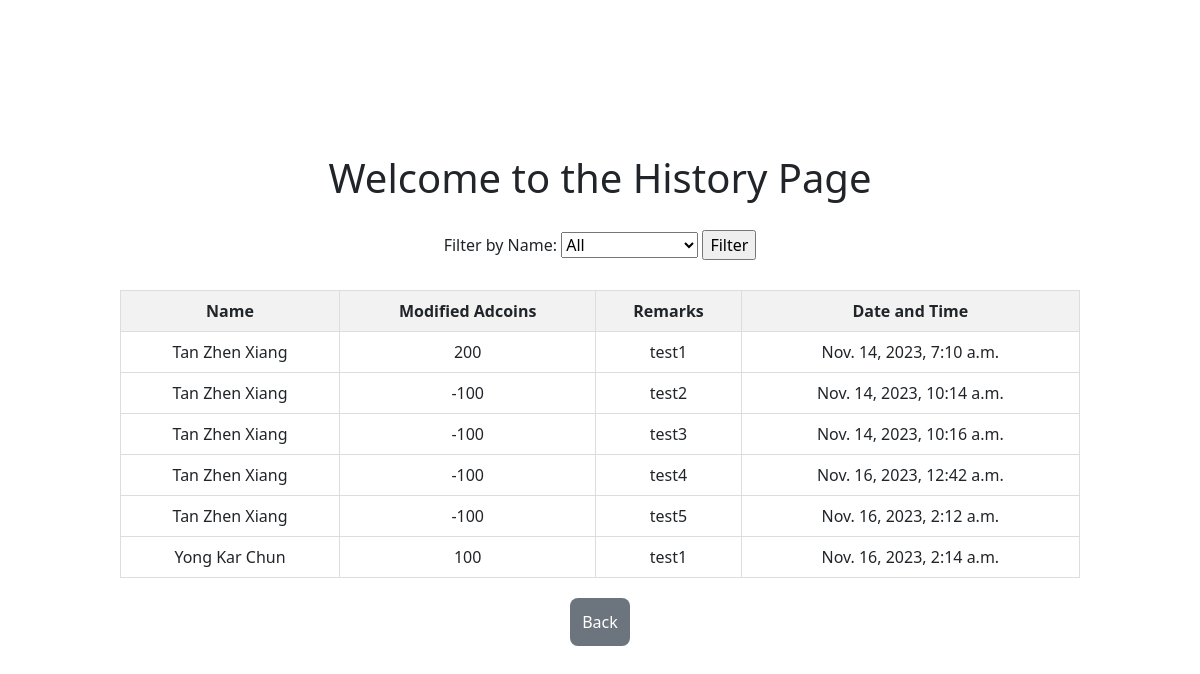
The page /ranking/history/ on the database its author committed.
### ranking/models.py (models this page shows, shortened)
class History(models.Model):
    student = models.ForeignKey(Student, on_delete=models.CASCADE) #父删除子也会被删除
    adcoins_change = models.IntegerField()
    remarks = models.TextField()
    timestamp = models.DateTimeField(auto_now_add=True)

class Student(models.Model):
    name = models.CharField(max_length=50)
    current_adcoins = models.IntegerField(default=0)
    adstars = models.IntegerField(default=1, validators=[MinValueValidator(1), MaxValueValidator(5)])
    highest_record_adcoins = models.IntegerField(default=0)

### ranking/views.py (the view)
# urls.py: path('history/', HistoryPageView.as_view(), name='history'),
class HistoryPageView(View):
    template_name = 'ranking/history.html'
    def get(self, request):
        filter_name = request.GET.get('filter_name')
        if filter_name and filter_name != 'All':
            histories = History.objects.filter(student__name=filter_name)
        else:
            histories = History.objects.all()
        all_names = Student.objects.values_list('name', flat=True) #使用 values_list 方法将它们放入一个列表中
        context = {
            'histories': histories,
            'all_names': all_names,
            'filter_name': filter_name,
        }
        return render(request, self.template_name, context)

### ranking/templates/ranking/history.html (shortened to what this page needs)
<!DOCTYPE html>
<html lang="en">
<head>
  <link rel="stylesheet" href="https://cdn.jsdelivr.net/npm/bootstrap/dist/css/bootstrap.min.css">
</head>
<body>
<h1>Welcome to the History Page</h1>
<form method="get" action="{% url 'history' %}">
    <label for="filter_name">Filter by Name:</label>
    <select id="filter_name" name="filter_name">
        <option value="All" {% if filter_name == 'All' %}selected{% endif %}>All</option>
    </select>
    <input type="submit" value="Filter">
</form>
<table border="1">
    <tr>
        <th>Name</th>
        <th>Modified Adcoins</th>
        <th>Remarks</th>
        <th>Date and Time</th>
    </tr>
    {% for history in histories %}
        <tr>
            <td>{{ history.student.name }}</td>
            <td>{{ history.adcoins_change }}</td>
            <td>{{ history.remarks }}</td>
            <td>{{ history.timestamp }}</td>
        </tr>
    {% endfor %}
</table>
<a href="{% url 'staff' %}"><button>Back</button></a>
</body>
</html>

### ranking/templates/ranking/history.html (style rules this page uses)
body { display: flex; flex-direction: column; align-items: center; justify-content: center; height: 100vh; margin: 0; }
h1 { text-align: center; }
form { margin-top: 20px; }
label, select, input[type="submit"] { margin-bottom: 10px; }
table { border-collapse: collapse; width: 80%; margin-top: 20px; }
th, td { border: 1px solid #ddd; padding: 8px; text-align: center; }
th { background-color: #f2f2f2; }
button { margin-top: 20px; padding: 12px; background-color: #6c757d; color: #fff; border: none; cursor: pointer; border-radius: 8px; }

### rows shown on the page
History: student.name "Tan Zhen Xiang", adcoins_change "200", remarks "test1", timestamp "Nov. 14, 2023, 7:10 a.m."
History: student.name "Tan Zhen Xiang", adcoins_change "-100", remarks "test2", timestamp "Nov. 14, 2023, 10:14 a.m."
History: student.name "Tan Zhen Xiang", adcoins_change "-100", remarks "test3", timestamp "Nov. 14, 2023, 10:16 a.m."
History: student.name "Tan Zhen Xiang", adcoins_change "-100", remarks "test4", timestamp "Nov. 16, 2023, 12:42 a.m."
History: student.name "Tan Zhen Xiang", adcoins_change "-100", remarks "test5", timestamp "Nov. 16, 2023, 2:12 a.m."
History: student.name "Yong Kar Chun", adcoins_change "100", remarks "test1", timestamp "Nov. 16, 2023, 2:14 a.m."
